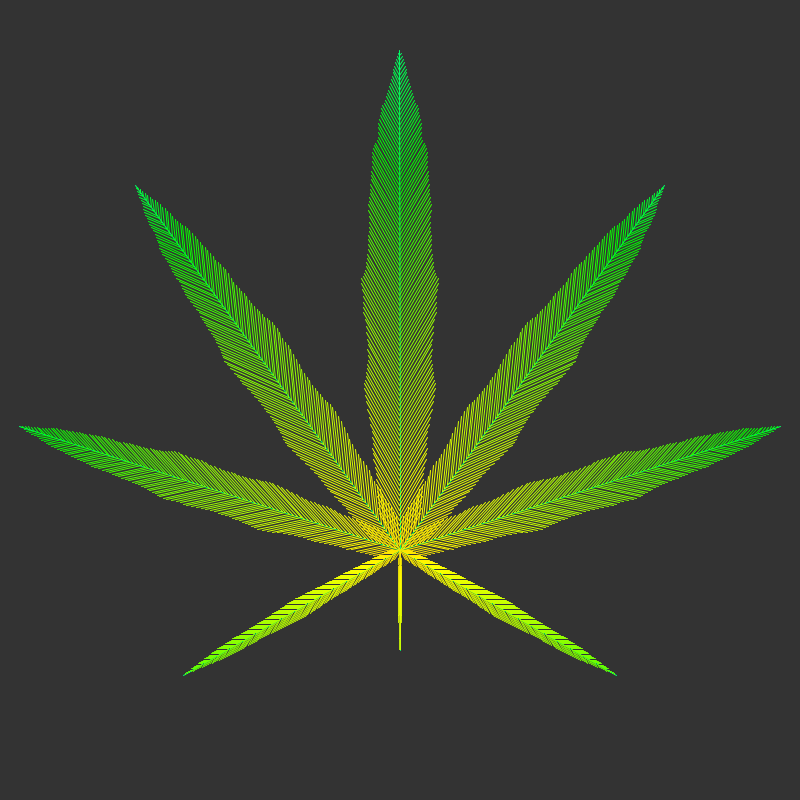
Frame 1 (no input)
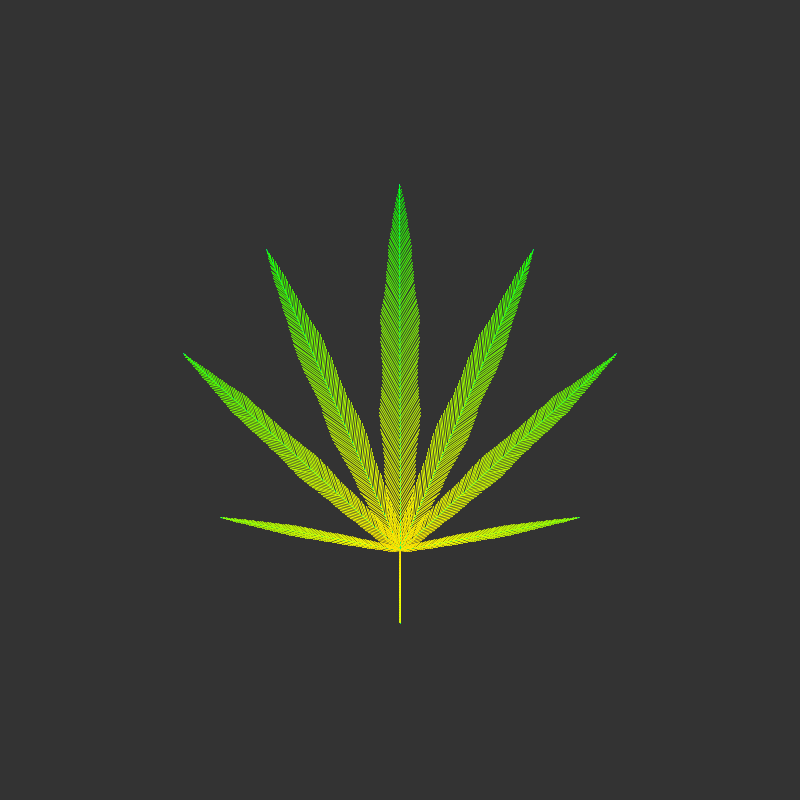
Frame 60 (the mouse pressed at the canvas centre just before this capture)
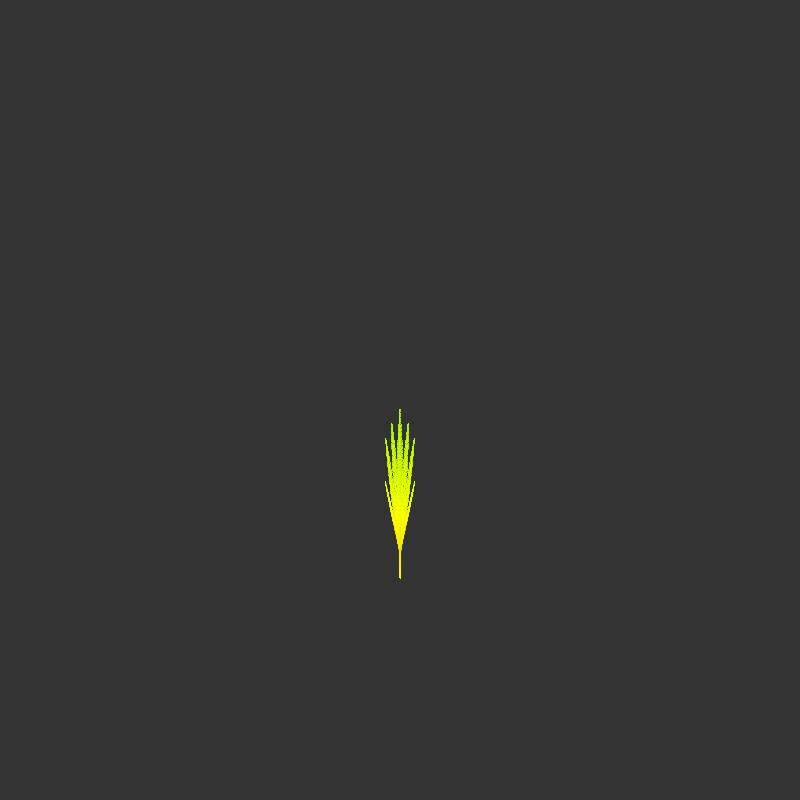
Frame 120 (the mouse held since frame 60 and released just before this capture)

The Processing sketch that drew these frames (run headless with seeded random() and noise(); from frame 60 on, the mouse is pressed at the canvas centre):

// Processing sketch: something_green
// ── something_green.pde

float t = 0; // t: time
float L = 500; // L: the length of the largest leaf
float ns = 0.02; // ns: noise scale

void setup()
{
  size(800,800);
  colorMode(HSB,1,1,1);
  stroke(0.4,1,1);
  strokeWeight(1);
}

void draw()
{
  background(0, 0, 0.2);
  translate(width/2,height/2 + 150);
  
  leaf(PI,0.2*L);
  
  // left side first leaf (from bottom to up)
  leaf(2*PI/3, 0.5*L);
  // right side first leaf (from bottom to up)
  leaf(-2*PI/3, 0.5*L);
  
  // left side second leaf (from bottom to up)
  leaf(4*PI/10, 0.8*L);
  // right side second leaf (from bottom to up)
  leaf(-4*PI/10, 0.8*L);
  
  // left side third leaf (from bottom to up)
  leaf(-PI/5, 0.9*L);
  // right side third leaf (from bottom to up)
  leaf(PI/5, 0.9*L);
  
  // top leaf
  leaf(0,L);
  
  t += TWO_PI/300 ;
}

void leaf(float a, float l)
{  
  // c: 
  float c = (1+cos(t))*0.5*abs(a);//min(abs(a),(0.5*t)*abs(a));
  
  // updating a
  if(a == PI)
    a = PI/2 + a;
  else if(a == 0)
    a = PI/2;
  else
    a = PI/2 + (a/abs(a))*c;
  
  // r: leaf's radius at time t
  float r = 0.2*l + (1+cos(t))*0.4*l;//min(l,0.5*l*t);
  
  // color: green (hue: 0.4)
  stroke(0.4,1,1);
  // drawing a line representing the leaf's main vein
  line(0, 0, r*cos(a), -r*sin(a));
  
  for(float i = 0; i < r; i+=(r/100))
  {
    // x0,y0: coordinates of the ith midpoint in the leaf
    float x0 = i*cos(a);
    float y0 = -i*sin(a);
    
    // n: noise modulating the vein's length
    float n = 0.0008*(1 + 0.4*(-0.5 + noise(ns*i)));
    
    // d: angle between the main vein and this vein
    float d = (PI/6);
    // p: the vein's length
    float p = n*(pow(1-0.4,2)*pow(r,2) - pow(i-0.4*r,2));
    
    // the veins' colors change with i
    stroke(0.15 + 0.0005*i, 1, 1);
    // left vein
    line(x0,y0, x0 + p*cos(a + d), y0 - p*sin(a + d));
    // right vein
    line(x0, y0, x0 + p*cos(a - d), y0 - p*sin(a - d));
  }
}
